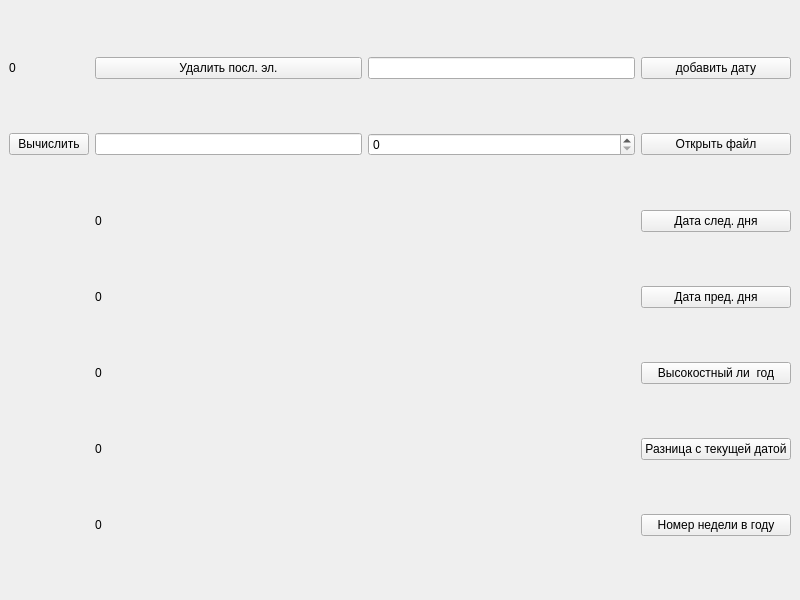
<?xml version="1.0" encoding="UTF-8"?>
<ui version="4.0">
 <class>MainWindow</class>
 <widget class="QMainWindow" name="MainWindow">
  <property name="geometry">
   <rect>
    <x>0</x>
    <y>0</y>
    <width>800</width>
    <height>600</height>
   </rect>
  </property>
  <property name="windowTitle">
   <string>MainWindow</string>
  </property>
  <widget class="QWidget" name="centralwidget">
   <layout class="QGridLayout" name="gridLayout">
    <item row="4" column="5">
     <widget class="QPushButton" name="pushButton_3">
      <property name="text">
       <string>Высокостный ли  год</string>
      </property>
     </widget>
    </item>
    <item row="3" column="2">
     <widget class="QLabel" name="label_3">
      <property name="text">
       <string>0</string>
      </property>
     </widget>
    </item>
    <item row="1" column="4">
     <widget class="QSpinBox" name="spinBox"/>
    </item>
    <item row="2" column="5">
     <widget class="QPushButton" name="pushButton">
      <property name="text">
       <string>Дата след. дня</string>
      </property>
     </widget>
    </item>
    <item row="5" column="5">
     <widget class="QPushButton" name="pushButton_4">
      <property name="text">
       <string>Разница с текущей датой</string>
      </property>
     </widget>
    </item>
    <item row="1" column="1">
     <widget class="QPushButton" name="calculateButton">
      <property name="text">
       <string>Вычислить</string>
      </property>
     </widget>
    </item>
    <item row="5" column="2">
     <widget class="QLabel" name="label_5">
      <property name="text">
       <string>0</string>
      </property>
     </widget>
    </item>
    <item row="3" column="5">
     <widget class="QPushButton" name="pushButton_2">
      <property name="text">
       <string>Дата пред. дня</string>
      </property>
     </widget>
    </item>
    <item row="2" column="2">
     <widget class="QLabel" name="label_2">
      <property name="text">
       <string>0</string>
      </property>
     </widget>
    </item>
    <item row="1" column="5">
     <widget class="QPushButton" name="openFileButton">
      <property name="text">
       <string>Открыть файл</string>
      </property>
     </widget>
    </item>
    <item row="1" column="2">
     <widget class="QLineEdit" name="birthdayInput"/>
    </item>
    <item row="6" column="5">
     <widget class="QPushButton" name="pushButton_5">
      <property name="text">
       <string>Номер недели в году</string>
      </property>
     </widget>
    </item>
    <item row="6" column="2">
     <widget class="QLabel" name="label_6">
      <property name="text">
       <string>0</string>
      </property>
     </widget>
    </item>
    <item row="4" column="2">
     <widget class="QLabel" name="label">
      <property name="text">
       <string>0</string>
      </property>
     </widget>
    </item>
    <item row="0" column="5">
     <widget class="QPushButton" name="pushButton_6">
      <property name="text">
       <string>добавить дату</string>
      </property>
     </widget>
    </item>
    <item row="0" column="4">
     <widget class="QLineEdit" name="lineEdit"/>
    </item>
    <item row="0" column="2">
     <widget class="QPushButton" name="pushButton_7">
      <property name="text">
       <string>Удалить посл. эл.</string>
      </property>
     </widget>
    </item>
    <item row="0" column="1">
     <widget class="QLabel" name="label_4">
      <property name="text">
       <string>0</string>
      </property>
     </widget>
    </item>
   </layout>
  </widget>
 </widget>
 <resources/>
 <connections/>
</ui>
